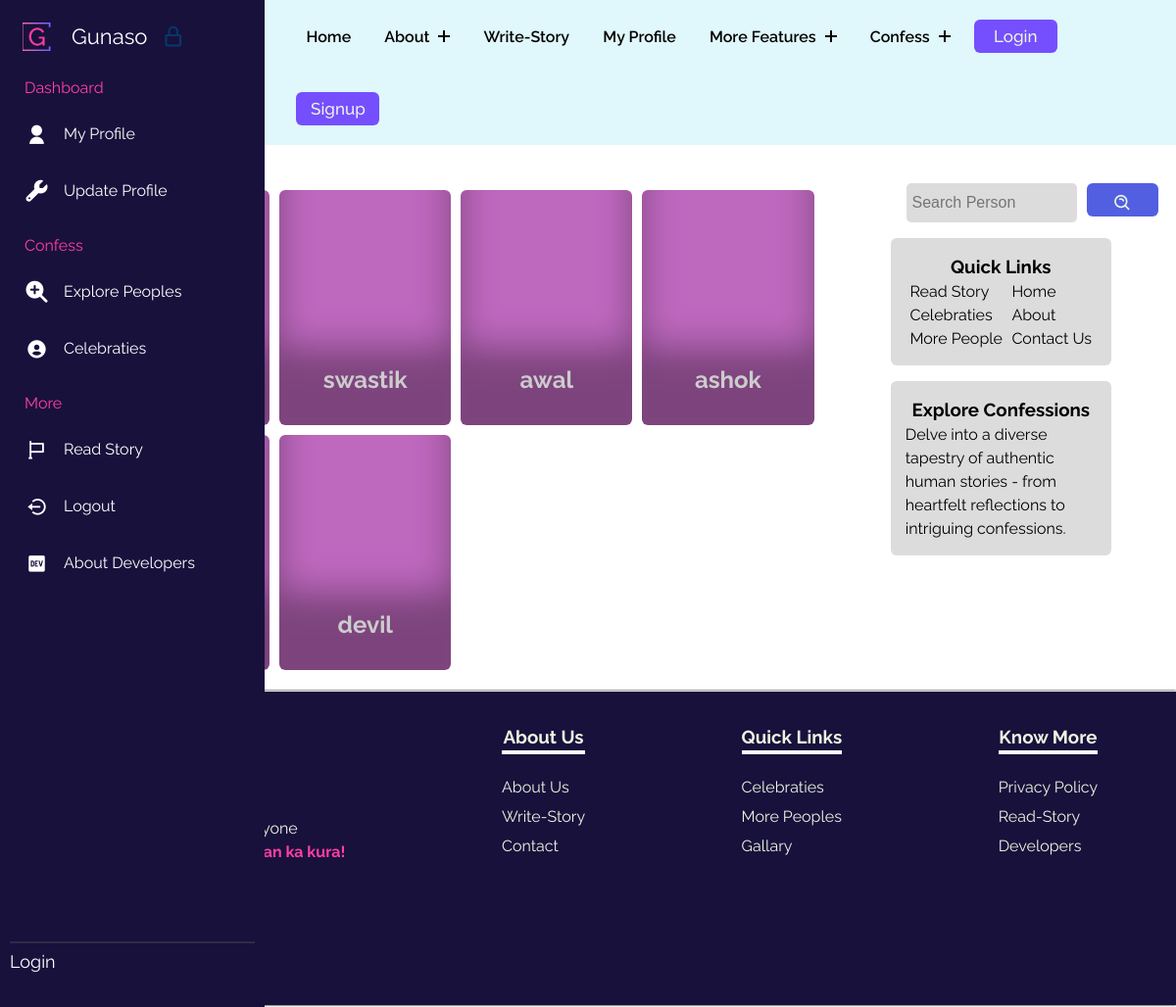
The app's page /persons/, older data.
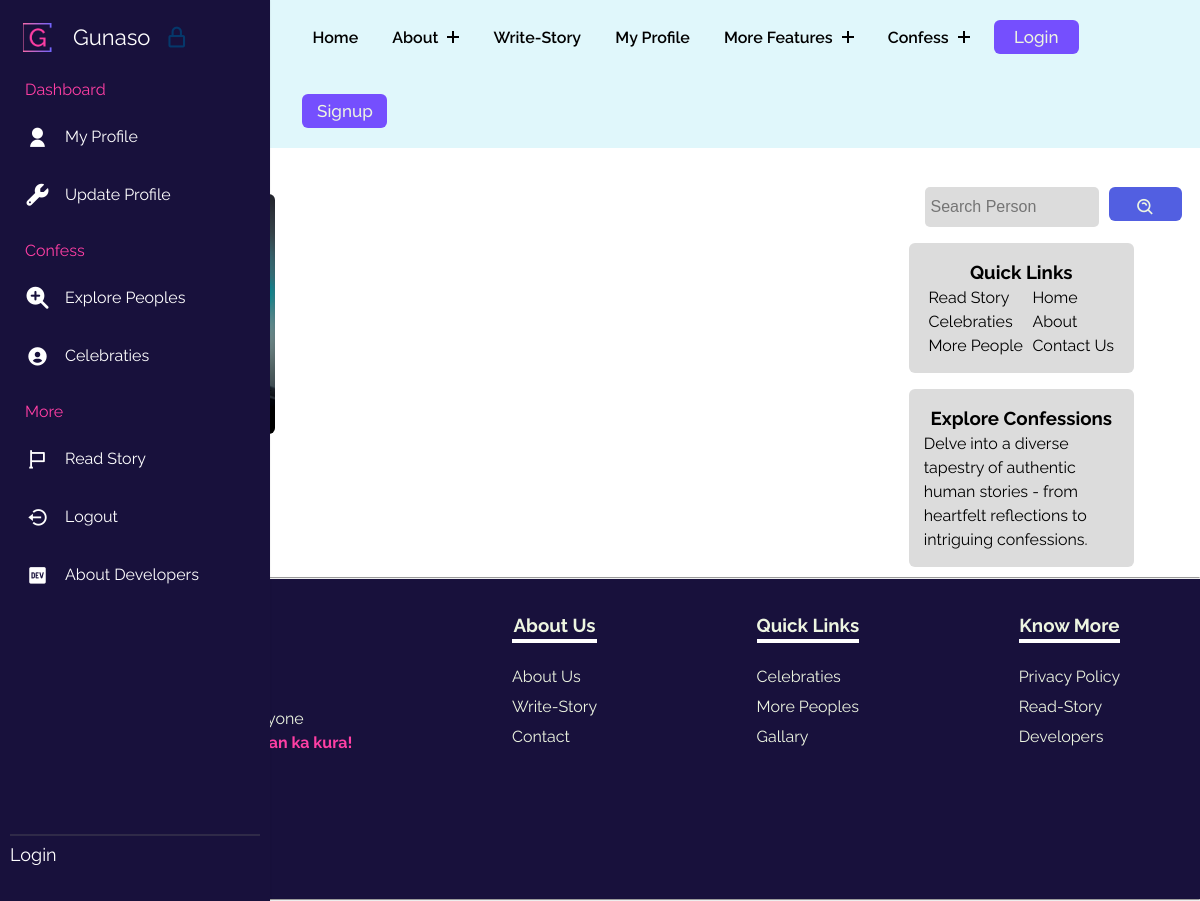
The same page, newer data.
### gunasoApp/models.py (models this page shows, shortened)
class Profile(models.Model):
    user = models.OneToOneField(User, on_delete=models.CASCADE, related_name="Profile")
    image = models.ImageField(upload_to="gunasoApp/images/loggeduserImages", blank=True, default="upload-image")

### gunasoApp/views.py (the view)
# urls.py: path('persons/',views.persons, name='person'),
def persons(request):
    allusers = Profile.objects.all() #[:4]
    context = {"allusers":allusers}
    return render(request, 'persons.html',context)

### templates/persons.html (shortened to what this page needs)
{% extends 'base.html' %}
{% load static %}
    {% block base_style%}
    {{ block.super }}
    <link rel="stylesheet" href="{% static 'styles/persons.css' %}">
    {% endblock base_style%}
    {% block content %}
    <div class="famoustopicsmain">
        <div class="containflex">
            <div class="leftside">
                <h2>Connect <span class="blue">with:</span></h2>
                <div class="gridcontain">
                    {% for allusers in allusers %}
                    <a href="../user/{{allusers.user}}" data-aos="fade-up">
                        <div class="card" style="background-image: url(../media/{{allusers.image}});">
                            <h2>{{allusers.user}}</h2>
                        </div>
                    </a>
                    {% endfor %}
                </div>
            </div>
            <div class="rightside">
                <div class="searchdiv" data-aos="fade-down">
                    <form method="get" action="{% url 'searchperson' %}">
                        <input class="searchinp" type="search" placeholder="Search Person"
                            aria-label="Search" name="query" id="query">
                        <button class="copybtn" type="submit" style="margin: 0;">
                            <i class='bx bx-search-alt'></i>
                        </button>
                    </form>
                </div>
                <div class="catandside">
                    <div class="categoriesdiv" data-aos="fade-down">
                        <h3>Quick Links</h3>
                        <div class="uls">
                            <ul class="lineone">
                                <li><a href="/read-story">Read Story</a></li>
                                <li><a href="/topics">Celebraties</a></li>
                                <li><a href="#">More People</a></li>
                            </ul>
                            <ul class="lineone">
                                <li><a href="/">Home</a></li>
                                <li><a href="/about">About</a></li>
                                <li><a href="/contact">Contact Us</a></li>
                            </ul>
                        </div>
                    </div>
                    <div class="categoriesdiv" data-aos="fade-up">
                        <h3>Explore Confessions</h3>
                        <p>Delve into a diverse tapestry of authentic human stories - from heartfelt reflections to intriguing confessions.</p>
                    </div>
                </div>
            </div>
        </div>
    </div>
    {% endblock %}

Row changes from the older to the newer data that the page shows:
removed Profile: user "swastik"
removed Profile: user "awal"
removed Profile: user "ashok"
removed Profile: user "devil"
